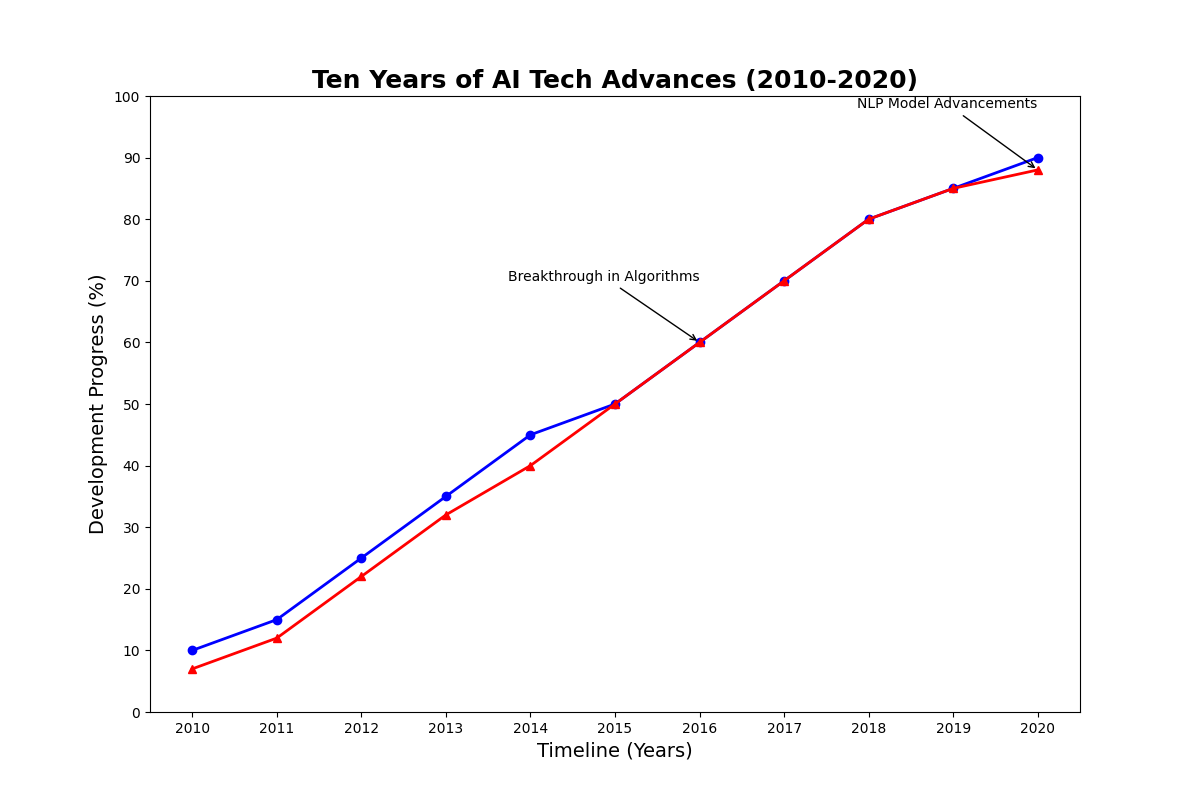

Python code for this plot:
import matplotlib.pyplot as plt
import numpy as np

years = np.arange(2010, 2021)

machine_learning = [10, 15, 25, 35, 45, 50, 60, 70, 80, 85, 90]
natural_language_processing = [7, 12, 22, 32, 40, 50, 60, 70, 80, 85, 88]

plt.figure(figsize=(12, 8))

plt.plot(years, machine_learning, marker='o', color='blue', linestyle='-', linewidth=2)
plt.plot(years, natural_language_processing, marker='^', color='red', linestyle='-', linewidth=2)

plt.annotate('Breakthrough in Algorithms', xy=(2016, machine_learning[6]), xytext=(2016, machine_learning[6] + 10),
            arrowprops=dict(facecolor='black', arrowstyle='->'), fontsize=10, ha='right')
plt.annotate('NLP Model Advancements', xy=(2020, natural_language_processing[10]), xytext=(2020, natural_language_processing[10] + 10),
            arrowprops=dict(facecolor='black', arrowstyle='->'), fontsize=10, ha='right')

plt.title('Ten Years of AI Tech Advances (2010-2020)', fontsize=18, fontweight='bold')
plt.xlabel('Timeline (Years)', fontsize=14)
plt.ylabel('Development Progress (%)', fontsize=14)
plt.xticks(years)
plt.yticks(range(0, 101, 10))

plt.show()
